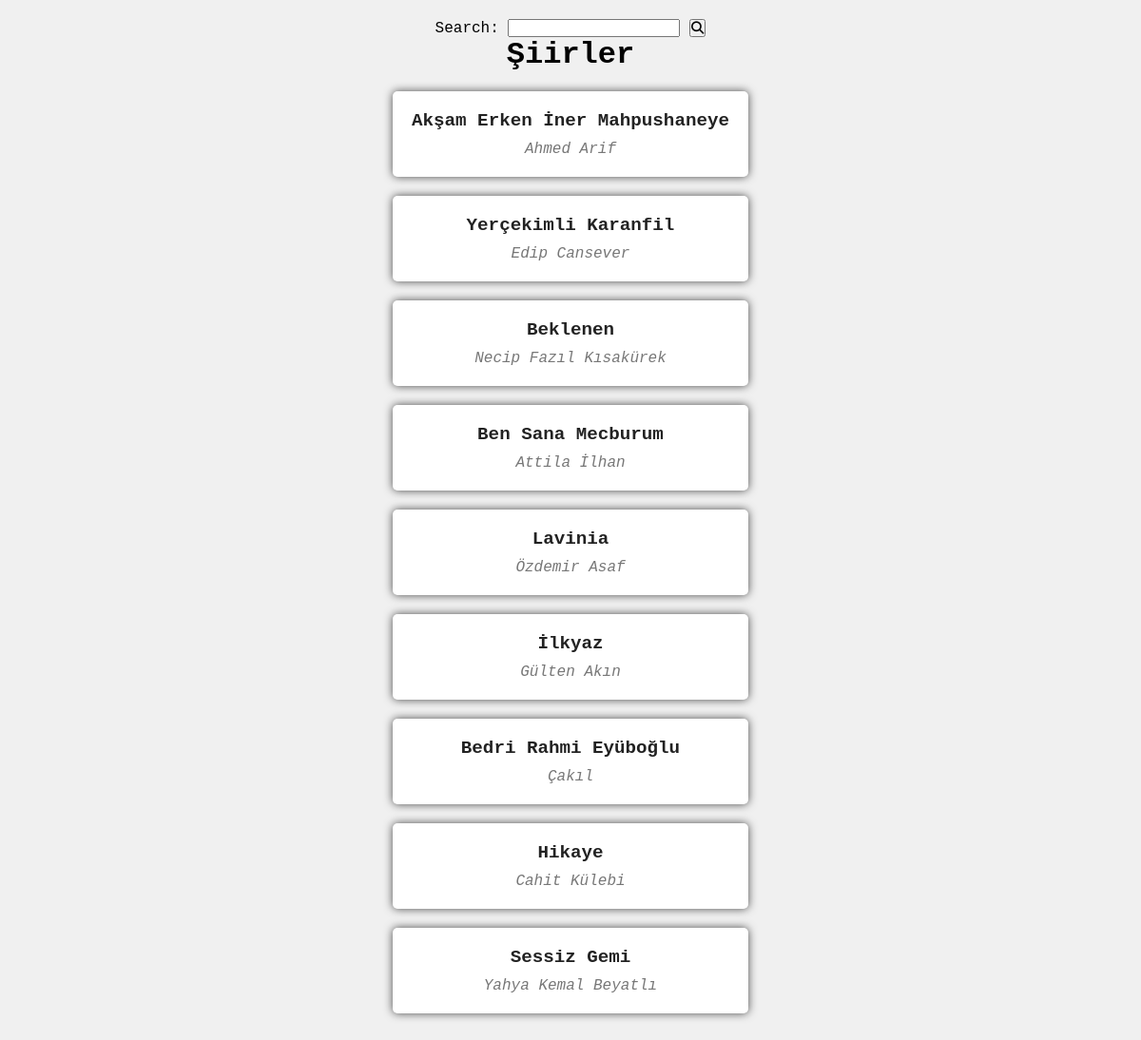
/, run on an earlier commit of the app's database.
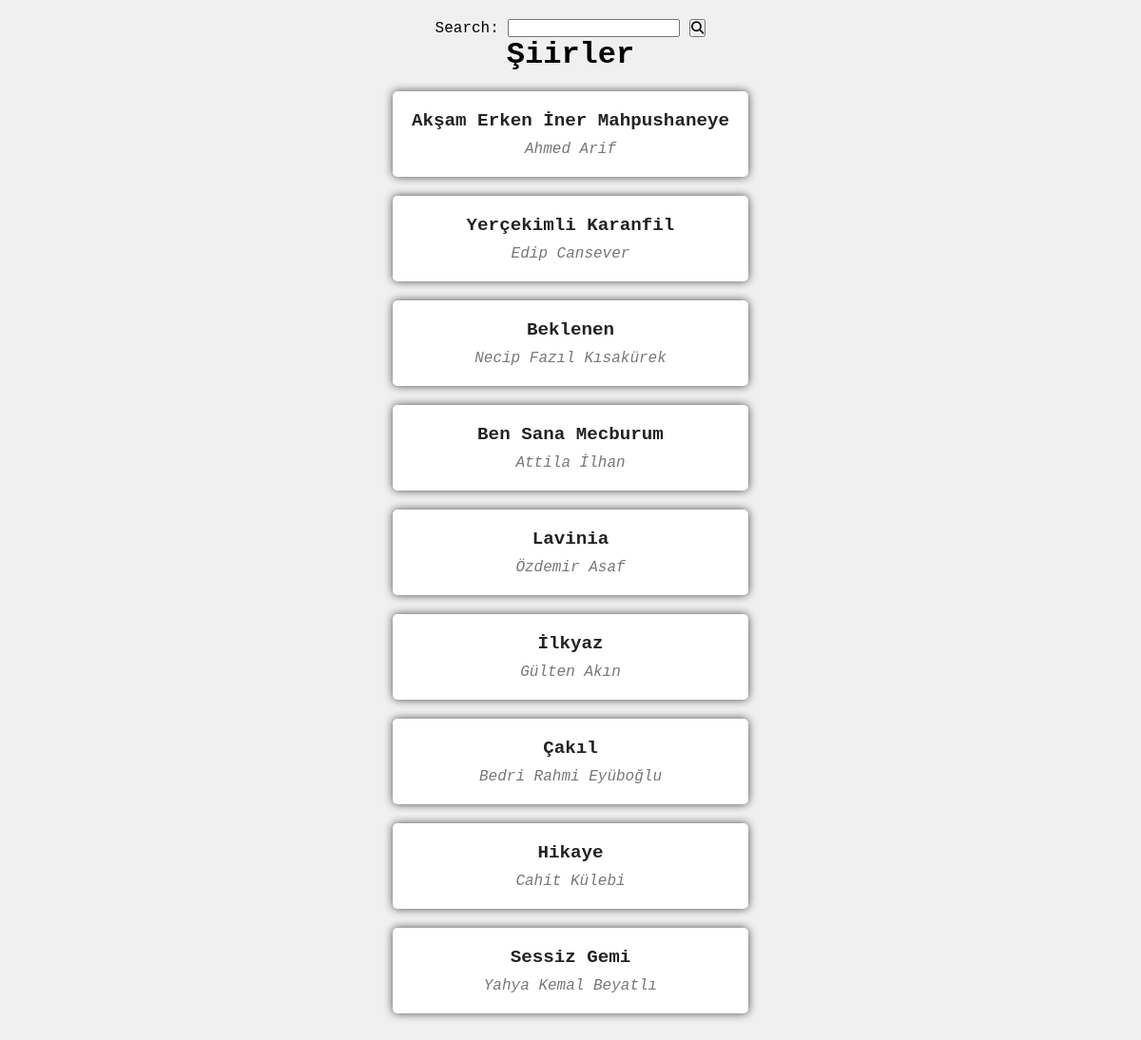
And on a later commit of the database.
### poetsShown/models.py (models this page shows, shortened)
class poetsShown(models.Model):
    poetAuthor = models.CharField(max_length=60)
    poetName = models.CharField(max_length=60)
    poetContext = models.TextField(max_length=4000)

### poetsShown/views.py (the view, shortened to what this page needs)
# urls.py: path("", views.index, name='index'),
def index(request):
    if request.method == "GET":
        poets = poetsShown.objects.order_by('-id')
        form = PoetSearchForm()
        return render(request,'poetsShown/index.html',{
            'poets':poets,
            'form':form
            })

### poetsShown/forms.py
class PoetSearchForm(forms.Form):
    query = forms.CharField(label='Search', max_length=100,
    widget=forms.TextInput(attrs={'autocomplete': 'off'}))

### poetsShown/templates/poetsShown/index.html (shortened to what this page needs)
{% load static %}
<!DOCTYPE html>
<html lang="en">
<head>
    <link rel="stylesheet" href="{% static 'poetsShown/css/index.css' %}">
</head>
<body>
    <div class="container">
        <ul>
            <form method="post">
                {{ form }}
                <button type="submit" class="submitBtn"><i class="fa-solid fa-magnifying-glass"></i></button>
            </form>
            <h1>Şiirler</h1>
            {% for poet in poets %}
            <li>
                <div class="poetShow">
                    <a href="{% url 'poet_show' author=poet.poetAuthor %}" class="poetLink">
                        <div class="poet">{{ poet.poetName }}</div>
                        <div class="poetName">{{ poet.poetAuthor }}</div>
                    </a>
                </div>
            </li>
            {% endfor %}
        </ul>
</body>
</html>

What changed in the data, as far as the page shows it:
changed poetsShown "Çakıl": poetName "Bedri Rahmi Eyüboğlu" → "Çakıl"; poetAuthor "Çakıl" → "Bedri Rahmi Eyüboğlu"
